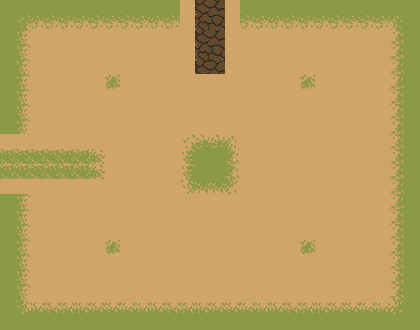

The image is a tile-based game level rendered from a .tmx file. Its description and complete source (layers, tilesets, objects, tile grids) follow:
An orthogonal 28x22 tile map with 15x15 px tiles, 1 tile layer (sueloLayer), 2 tilesets and 17 objects.

<map version="1.10" tiledversion="1.10.2" orientation="orthogonal" renderorder="right-down" width="28" height="22" tilewidth="15" tileheight="15" infinite="0" nextlayerid="3" nextobjectid="27">
 <tileset firstgid="1" source="Ground Tileset.tsx" />
 <tileset firstgid="331" source="bossTileset.tsx" />
 <layer id="1" name="sueloLayer" width="28" height="22">
  <data encoding="csv">
255,255,255,255,255,255,255,255,255,255,255,255,244,545,546,244,255,255,255,255,255,255,255,255,255,255,255,255,
255,221,222,222,222,222,222,222,222,222,222,222,244,630,631,244,222,222,222,222,222,222,222,222,222,222,223,255,
255,243,244,244,244,244,244,244,244,244,244,244,244,545,546,244,244,244,244,244,244,244,244,244,244,244,245,255,
255,243,244,244,244,244,244,244,244,244,244,244,244,630,631,244,244,244,244,244,244,244,244,244,244,244,245,255,
255,243,244,244,244,244,244,244,244,244,244,244,244,715,716,244,244,244,244,244,244,244,244,244,244,244,245,255,
255,243,244,244,244,244,244,301,244,244,244,244,244,244,244,244,244,244,244,244,301,244,244,244,244,244,245,255,
255,243,244,244,244,244,244,244,244,244,244,244,244,244,244,244,244,244,244,244,244,244,244,244,244,244,245,255,
255,243,244,244,244,244,244,244,244,244,244,244,244,244,244,244,244,244,244,244,244,244,244,244,244,244,245,255,
255,243,244,244,244,244,244,244,244,244,244,244,244,244,244,244,244,244,244,244,244,244,244,244,244,244,245,255,
244,244,244,244,244,244,244,244,244,244,244,244,232,233,233,234,244,244,244,244,244,244,244,244,244,244,245,255,
299,299,299,299,299,299,300,244,244,244,244,244,254,255,255,256,244,244,244,244,244,244,244,244,244,244,245,255,
299,299,299,299,299,299,300,244,244,244,244,244,254,255,255,256,244,244,244,244,244,244,244,244,244,244,245,255,
244,244,244,244,244,244,244,244,244,244,244,244,276,277,277,278,244,244,244,244,244,244,244,244,244,244,245,255,
255,243,244,244,244,244,244,244,244,244,244,244,244,244,244,244,244,244,244,244,244,244,244,244,244,244,245,255,
255,243,244,244,244,244,244,244,244,244,244,244,244,244,244,244,244,244,244,244,244,244,244,244,244,244,245,255,
255,243,244,244,244,244,244,244,244,244,244,244,244,244,244,244,244,244,244,244,244,244,244,244,244,244,245,255,
255,243,244,244,244,244,244,301,244,244,244,244,244,244,244,244,244,244,244,244,301,244,244,244,244,244,245,255,
255,243,244,244,244,244,244,244,244,244,244,244,244,244,244,244,244,244,244,244,244,244,244,244,244,244,245,255,
255,243,244,244,244,244,244,244,244,244,244,244,244,244,244,244,244,244,244,244,244,244,244,244,244,244,245,255,
255,243,244,244,244,244,244,244,244,244,244,244,244,244,244,244,244,244,244,244,244,244,244,244,244,244,245,255,
255,265,266,266,266,266,266,266,266,266,266,266,266,266,266,266,266,266,266,266,266,266,266,266,266,266,267,255,
255,255,255,255,255,255,255,255,255,255,255,255,255,255,255,255,255,255,255,255,255,255,255,255,255,255,255,255
</data>
 </layer>
 <objectgroup id="2" name="Colisiones">
  <object id="1" x="0" y="0" width="165" height="15">
   <properties>
    <property name="name" value="pared" />
   </properties>
  </object>
  <object id="2" x="0" y="15" width="15" height="105">
   <properties>
    <property name="name" value="pared" />
   </properties>
  </object>
  <object id="3" x="0" y="210" width="15" height="120">
   <properties>
    <property name="name" value="pared" />
   </properties>
  </object>
  <object id="6" x="15" y="315" width="405" height="15">
   <properties>
    <property name="name" value="pared" />
   </properties>
  </object>
  <object id="7" x="405" y="0" width="15" height="315">
   <properties>
    <property name="name" value="pared" />
   </properties>
  </object>
  <object id="8" x="255" y="0" width="150" height="15">
   <properties>
    <property name="name" value="pared" />
   </properties>
  </object>
  <object id="9" x="165" y="0" width="90" height="15">
   <properties>
    <property name="name" value="puerta" />
   </properties>
  </object>
  <object id="10" x="0" y="120" width="15" height="90">
   <properties>
    <property name="name" value="puerta" />
   </properties>
  </object>
  <object id="11" x="195" y="45" width="30" height="30">
   <properties>
    <property name="name" value="start" />
   </properties>
  </object>
  <object id="12" x="45" y="150" width="30" height="30">
   <properties>
    <property name="name" value="start" />
   </properties>
  </object>
  <object id="13" x="-45" y="105" width="30" height="120">
   <properties>
    <property name="name" value="end" />
   </properties>
  </object>
  <object id="14" x="150" y="-45" width="120" height="30">
   <properties>
    <property name="name" value="end" />
   </properties>
  </object>
  <object id="22" gid="134" x="105" y="90" width="16" height="16">
   <properties>
    <property name="enemigo" value="simple" />
   </properties>
  </object>
  <object id="23" gid="134" x="300" y="90" width="16" height="16">
   <properties>
    <property name="enemigo" value="simple" />
   </properties>
  </object>
  <object id="24" gid="134" x="300" y="255" width="16" height="16">
   <properties>
    <property name="enemigo" value="simple" />
   </properties>
  </object>
  <object id="25" gid="134" x="105" y="255" width="16" height="16">
   <properties>
    <property name="enemigo" value="simple" />
   </properties>
  </object>
  <object id="26" gid="134" x="195" y="179" width="30" height="30">
   <properties>
    <property name="enemigo" value="simple" />
   </properties>
  </object>
 </objectgroup>
</map>
